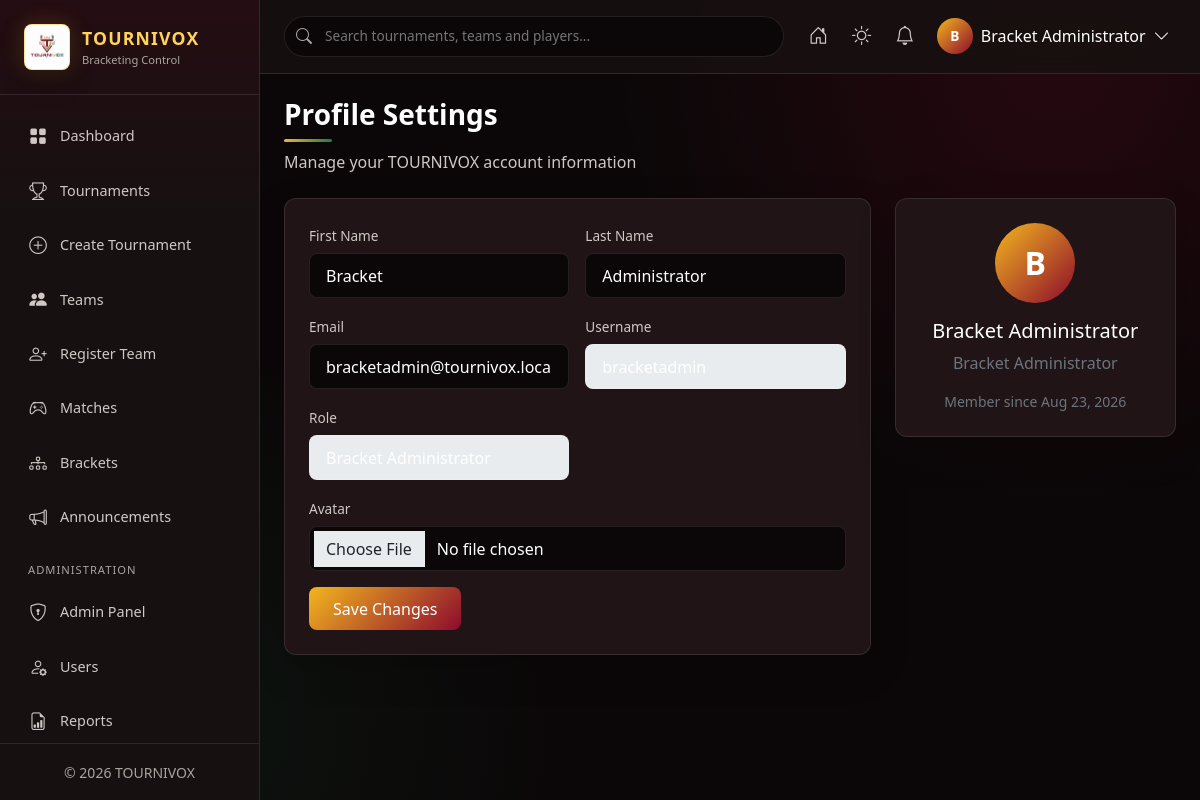
Screenshot of /bracketing/auth/profile.php (signed in) with the database file from the repository.
### tables this page shows
CREATE TABLE IF NOT EXISTS users (
    user_id INT UNSIGNED AUTO_INCREMENT PRIMARY KEY,
    first_name VARCHAR(75) NOT NULL,
    last_name VARCHAR(75) NOT NULL,
    username VARCHAR(50) NOT NULL UNIQUE,
    email VARCHAR(150) NOT NULL UNIQUE,
    password VARCHAR(255) NOT NULL,
    role ENUM(
        'team_captain',
        'staff',
        'broadcast_operator',
        'bracket_admin',
        'organizer',
        'admin'
    ) NOT NULL DEFAULT 'team_captain',
    status ENUM('active','inactive') NOT NULL DEFAULT 'active',
    avatar VARCHAR(255) DEFAULT NULL,
    remember_token VARCHAR(255) DEFAULT NULL,
    reset_token VARCHAR(255) DEFAULT NULL,
    reset_expires DATETIME DEFAULT NULL,
    theme ENUM('dark','light') NOT NULL DEFAULT 'dark',
    created_at TIMESTAMP NOT NULL DEFAULT CURRENT_TIMESTAMP,
    updated_at TIMESTAMP NOT NULL DEFAULT CURRENT_TIMESTAMP ON UPDATE CURRENT_TIMESTAMP,
    INDEX idx_users_role (role),
    INDEX idx_users_status (status)
);

### bracketing/includes/auth.php (called while the page is built, shortened)
<?php
require_once __DIR__ . '/functions.php';
class Auth {
    public static function check(): bool {
        return isset($_SESSION['user_id']);
    }
    public static function user(): ?array {
        $user = Database::fetch(
            "SELECT *, CONCAT(first_name, ' ', last_name) AS full_name,
                    CASE WHEN status = 'active' THEN 1 ELSE 0 END AS is_active
             FROM users WHERE user_id = ? LIMIT 1",
            [(int)$_SESSION['user_id']]
        );
        return $user;
    }
}

### bracketing/includes/db.php (called while the page is built, shortened)
<?php
class Database {
    private static ?PDO $instance = null;
    public static function getInstance(): PDO {
        if (self::$instance === null) {
            $dsn = 'mysql:host=' . DB_HOST . ';dbname=' . DB_NAME . ';charset=' . DB_CHARSET;
            $options = [
                PDO::ATTR_ERRMODE => PDO::ERRMODE_EXCEPTION,
                PDO::ATTR_DEFAULT_FETCH_MODE => PDO::FETCH_ASSOC,
                PDO::ATTR_EMULATE_PREPARES => false,
            ];
            try {
                self::$instance = new PDO($dsn, DB_USER, DB_PASS, $options);
            } catch (PDOException $e) {
                http_response_code(500);
                die('TOURNIVOX database connection failed. Check XAMPP MySQL and includes/config.php.');
            }
        }
        return self::$instance;
    }
    public static function query(string $sql, array $params = []): PDOStatement {
        $stmt = self::getInstance()->prepare($sql);
        $stmt->execute($params);
        return $stmt;
    }
    public static function fetch(string $sql, array $params = []): ?array {
        return self::query($sql, $params)->fetch() ?: null;
    }
}

### bracketing/includes/functions.php (called while the page is built, shortened)
<?php
require_once __DIR__ . '/db.php';
function sanitize(string $input): string {
    return htmlspecialchars(trim($input), ENT_QUOTES, 'UTF-8');
}
function formatDate(?string $date, string $format = 'M d, Y'): string {
    return date($format, strtotime($date));
}
function roleLabel(string $role): string {
    return match($role) {
        'bracket_admin' => 'Bracket Administrator',
        'admin' => 'System Administrator',
        'organizer' => 'Tournament Organizer',
        'team_captain' => 'Team Captain',
        'staff' => 'Staff',
        'broadcast_operator' => 'Broadcast Operator',
        default => ucwords(str_replace('_', ' ', $role)),
    };
}

### bracketing/auth/profile.php (the view, shortened to what this page needs)
<?php
require_once __DIR__ . '/../includes/auth.php';
require_once __DIR__ . '/../includes/header.php';
?>
<div class="page-header"><div><h1>Profile Settings</h1><p>Manage your TOURNIVOX account information</p></div></div>
<div class="row g-4">
    <div class="col-lg-8"><div class="card p-4">
        <form method="POST" enctype="multipart/form-data">
            <div class="row g-3">
                <div class="col-md-6"><label class="form-label">First Name</label><input type="text" name="first_name" class="form-control" required value="<?= sanitize($user['first_name']) ?>"></div>
                <div class="col-md-6"><label class="form-label">Last Name</label><input type="text" name="last_name" class="form-control" required value="<?= sanitize($user['last_name']) ?>"></div>
                <div class="col-md-6"><label class="form-label">Email</label><input type="email" name="email" class="form-control" required value="<?= sanitize($user['email']) ?>"></div>
                <div class="col-md-6"><label class="form-label">Username</label><input type="text" class="form-control" disabled value="<?= sanitize($user['username']) ?>"></div>
                <div class="col-md-6"><label class="form-label">Role</label><input type="text" class="form-control" disabled value="<?= sanitize(roleLabel($user['role'])) ?>"></div>
                <div class="col-12"><label class="form-label">Avatar</label><input type="file" name="avatar" class="form-control" accept="image/*"></div>
            </div>
            <button type="submit" class="btn btn-primary mt-3">Save Changes</button>
        </form>
    </div></div>
    <div class="col-lg-4"><div class="card p-4 text-center">
        <div class="user-avatar mx-auto mb-3" style="width:80px;height:80px;font-size:2rem;overflow:hidden"><?php if(!empty($user['avatar'])):?><img src="<?= UPLOAD_URL ?>/<?= sanitize($user['avatar']) ?>" alt="Avatar" style="width:100%;height:100%;object-fit:cover"><?php else:?><?= strtoupper(substr($user['first_name'],0,1)) ?><?php endif;?></div>
        <h5><?= sanitize($user['full_name']) ?></h5><p class="text-muted"><?= sanitize(roleLabel($user['role'])) ?></p><small class="text-muted">Member since <?= formatDate($user['created_at']) ?></small>
    </div></div>
</div>
<?php require_once __DIR__ . '/../includes/footer.php'; ?>

### bracketing/includes/header.php (shortened to what this page needs)
<?php
require_once __DIR__ . '/auth.php';
$currentUser = Auth::check() ? Auth::user() : null;
$theme = $currentUser['theme'] ?? $_SESSION['theme'] ?? 'dark';
?>
<!DOCTYPE html>
<html lang="en" data-theme="<?= sanitize($theme) ?>">
<head>
    <link href="<?= APP_URL ?>/assets/vendor/bootstrap.min.css" rel="stylesheet">
    <link href="https://cdn.jsdelivr.net/npm/bootstrap-icons@1.11.3/font/bootstrap-icons.min.css" rel="stylesheet">
    <link href="<?= APP_URL ?>/assets/css/style.css" rel="stylesheet">
</head>
<body>
<?php if (Auth::check() && $currentUser): ?>
<div class="app-wrapper">
    <?php include __DIR__ . '/sidebar.php'; ?>
    <div class="main-content">
        <header class="top-bar">
            <div class="search-box">
                <i class="bi bi-search"></i>
                <input type="text" id="globalSearch" placeholder="Search tournaments, teams and players..." autocomplete="off">
            </div>
            <div class="top-bar-actions">
                <a class="btn-icon" href="<?= SITE_URL ?>/index.php" title="TOURNIVOX Home"><i class="bi bi-house-door"></i></a>
                <button class="btn-icon" id="themeToggle" title="Toggle theme"><i class="bi bi-<?= $theme === 'dark' ? 'sun' : 'moon' ?>"></i></button>
                <div class="notification-dropdown">
                    <button class="btn-icon" id="notifToggle"><i class="bi bi-bell"></i><span class="notif-badge" id="notifCount" style="display:none">0</span></button>
                </div>
                <div class="user-dropdown">
                    <button class="user-btn" id="userToggle">
                        <div class="user-avatar" style="overflow:hidden"><?php if(!empty($currentUser['avatar'])):?><img src="<?= UPLOAD_URL ?>/<?= sanitize($currentUser['avatar']) ?>" style="width:100%;height:100%;object-fit:cover" alt=""><?php else:?><?= strtoupper(substr($currentUser['first_name'] ?? 'T',0,1)) ?><?php endif;?></div>
                        <span class="d-none d-md-inline"><?= sanitize($currentUser['full_name']) ?></span><i class="bi bi-chevron-down"></i>
                    </button>
                </div>
            </div>
        </header>
        <main class="page-content">
<?php else: ?>
<div class="auth-wrapper">
<?php endif; ?>

### bracketing/assets/css/style.css (style rules this page uses)
:root { --bg-primary: #0b0708; --bg-secondary: #171011; --bg-card: #211416; --bg-hover: #321d21; --accent-blue: #f3b61f; --accent-purple: #8d0b2d; --accent-green: #4ed28b; --accent-red: #e04a66; --accent-yellow: #ffd45a; --text-primary: #ffffff; --text-secondary: #cfc8c5; --text-muted: #aaa4a0; --border-color: rgba(255,255,255,.10); --glass-bg: rgba(23, 16, 17, 0.88); --glow-blue: 0 0 22px rgba(243, 182, 31, 0.22); --glow-purple: 0 0 22px rgba(141, 11, 45, 0.28); --radius: 12px; --radius-sm: 8px; --transition: all 0.3s cubic-bezier(0.4, 0, 0.2, 1); --sidebar-width: 260px; }
* { margin: 0; padding: 0; box-sizing: border-box; }
body { font-family: 'Segoe UI', Arial, sans-serif; background: var(--bg-primary); color: var(--text-primary); min-height: 100vh; overflow-x: hidden; }
.app-wrapper { display: flex; min-height: 100vh; }
.main-content { flex: 1; margin-left: var(--sidebar-width); min-height: 100vh; }
.top-bar { display: flex; align-items: center; gap: 1rem; padding: 0.75rem 1.5rem; background: var(--glass-bg); backdrop-filter: blur(12px); border-bottom: 1px solid var(--border-color); position: sticky; top: 0; z-index: 100; }
.search-box { flex: 1; max-width: 500px; position: relative; }
.search-box i { position: absolute; left: 12px; top: 50%; transform: translateY(-50%); color: var(--text-muted); }
.search-box input { width: 100%; padding: 0.6rem 1rem 0.6rem 2.5rem; background: var(--bg-primary); border: 1px solid var(--border-color); border-radius: 50px; color: var(--text-primary); font-family: inherit; font-size: 0.85rem; transition: var(--transition); }
.top-bar-actions { display: flex; align-items: center; gap: 0.5rem; margin-left: auto; }
.btn-icon { background: none; border: none; color: var(--text-secondary); font-size: 1.2rem; cursor: pointer; padding: 0.5rem; border-radius: 50%; transition: var(--transition); position: relative; }
.user-btn { display: flex; align-items: center; gap: 8px; background: none; border: none; color: var(--text-primary); cursor: pointer; padding: 0.4rem; border-radius: var(--radius-sm); transition: var(--transition); }
.user-avatar { width: 36px; height: 36px; background: linear-gradient(135deg, var(--accent-blue), var(--accent-purple)); border-radius: 50%; display: flex; align-items: center; justify-content: center; font-weight: 600; font-size: 0.85rem; color: white; }
.notification-dropdown, .user-dropdown { position: relative; }
.page-content { padding: 1.5rem; }
.page-header { display: flex; align-items: center; justify-content: space-between; margin-bottom: 1.5rem; flex-wrap: wrap; gap: 1rem; }
.page-header h1 { font-size: 1.75rem; font-weight: 700; }
.page-header p { color: var(--text-secondary); margin: 0; }
.card { background: var(--bg-card); border: 1px solid var(--border-color); border-radius: var(--radius); transition: var(--transition); }
.btn-primary { background: linear-gradient(135deg, var(--accent-blue), var(--accent-purple)); border: none; color: white; font-weight: 500; padding: 0.6rem 1.5rem; border-radius: var(--radius-sm); transition: var(--transition); font-family: inherit; }
.form-control, .form-select { background: var(--bg-primary); border: 1px solid var(--border-color); color: var(--text-primary); border-radius: var(--radius-sm); padding: 0.6rem 1rem; font-family: inherit; transition: var(--transition); }
.form-label { font-weight: 500; font-size: 0.85rem; margin-bottom: 0.4rem; color: var(--text-secondary); }
[data-theme="dark"] .card,[data-theme="dark"] .table,[data-theme="dark"] .modal-content,[data-theme="dark"] .form-control,[data-theme="dark"] .form-select { color:var(--text-primary)!important }
body { background-image: radial-gradient(circle at 88% 8%, rgba(141,11,45,.20), transparent 34%), radial-gradient(circle at 15% 90%, rgba(31,122,77,.11), transparent 30%); background-attachment: fixed; }
.btn-primary { --bs-btn-bg: #72001e; --bs-btn-border-color: #8d0b2d; --bs-btn-hover-bg: #8d0b2d; --bs-btn-hover-border-color: #f3b61f; --bs-btn-active-bg: #5b0018; --bs-btn-active-border-color: #f3b61f; color:#fff; }
a { color: var(--accent-yellow); }
.card { box-shadow: 0 14px 38px rgba(0,0,0,.18); }
.page-header h1 { color: var(--text-primary); }
.page-header h1::after { content:""; display:block; width:48px; height:3px; margin-top:8px; border-radius:4px; background:linear-gradient(90deg,#f3b61f,#1f7a4d); }
.top-bar { border-bottom-color:rgba(243,182,31,.16); }

### rows the page displays
users: first_name "B", first_name "Bracket", last_name "Administrator", email "bracketadmin@tournivox.local", username "bracketadmin", role "Bracket Administrator", created_at "Aug 23, 2026"

### other values shown
$currentUser['full_name'] "Bracket Administrator"
$user['full_name'] "Bracket Administrator"
